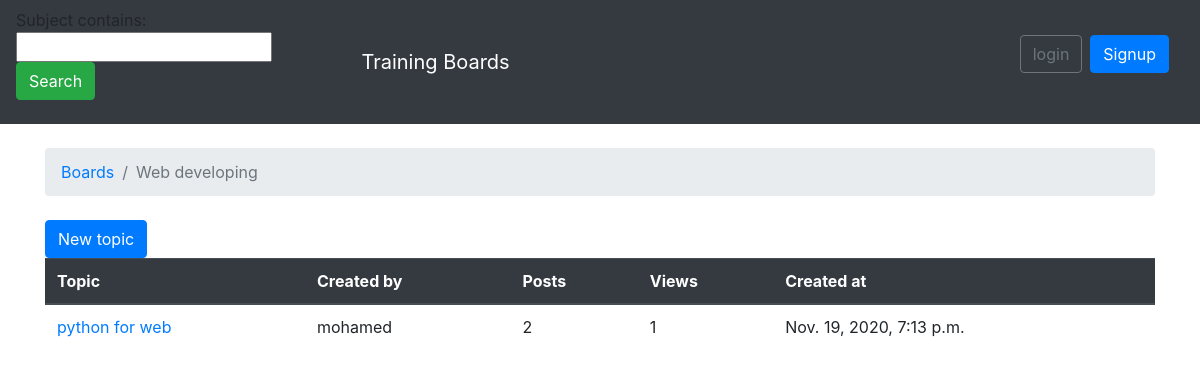
The app's page /boards/1/, older data.
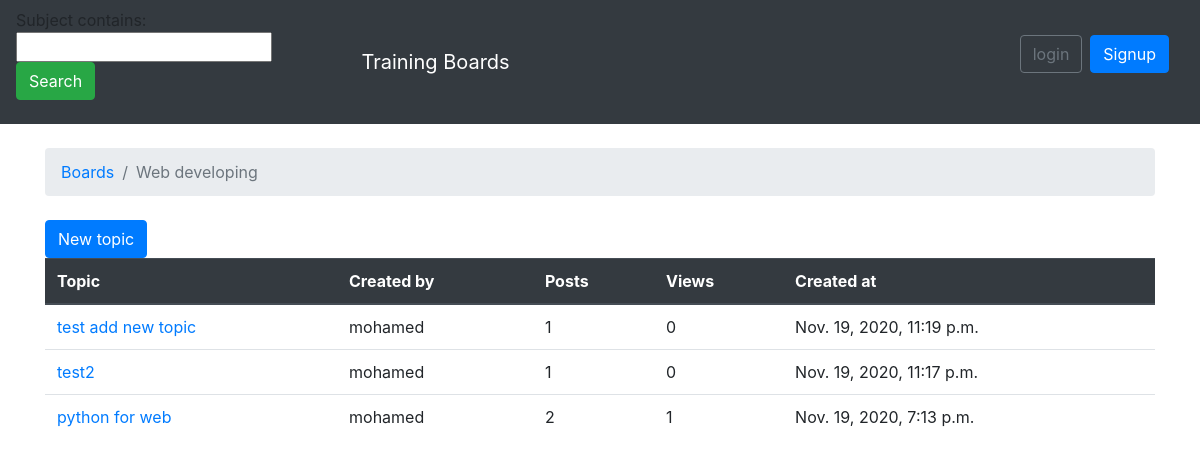
The same page, newer data.
### boards/models.py (models this page shows, shortened)
class Topic(models.Model):
    subject = models.CharField(max_length=255)
    board = models.ForeignKey(Board, related_name= 'topics', on_delete=models.CASCADE)
    created_by = models.ForeignKey(User, related_name= 'topics', on_delete=models.CASCADE)
    created_dt = models.DateTimeField(auto_now_add=True)
    views = models.PositiveIntegerField(default=0)
    updated_by = models.ForeignKey(User, null=True, related_name='+', on_delete=models.CASCADE)
    updated_dt = models.DateTimeField(null=True)

### boards/views.py (the view)
# urls.py: path('boards/<int:board_id>/',views.board_topics,name='board_topics'),
def board_topics(request,board_id):
    board = get_object_or_404(Board,pk=board_id)
    queryset = board.topics.order_by('-created_dt').annotate(comments=Count('posts'))
    page = request.GET.get('page',1)
    myfilter = TopicFilter(request.GET, queryset=queryset)
    queryset= myfilter.qs
    paginator = Paginator(queryset,20)
    try:
        topics = paginator.page(page)
    except PageNotAnInteger:
        topics = paginator.page(1)
    except EmptyPage:
        topics = paginator.page(paginator.num_pages)
    return render(request,'topics.html',{'board':board,'topics':topics, 'myfilter':myfilter})

### templates/topics.html (shortened to what this page needs)
{% extends 'base.html' %}
{%block search%}
<form class="form-inline" method="GET">
        {{myfilter.form}}
   <button class="btn btn-success" type="submit">Search</button>
 </form>
{%endblock search%}
{% block  breadcrumb %}
               <li class="breadcrumb-item"><a href="{% url 'home' %}"> Boards</a></li>
               <li class="breadcrumb-item active">{{board.name}}</li>
 {% endblock breadcrumb %}
          {% block content %}
            <a href="{% url 'new_topic' board.pk %}" class="btn btn-primary">New topic</a>
            <table class="table">
                    <thead class="thead-dark">
                    <tr>
                         <th>Topic</th>
                         <th>Created by</th>
                         <th>Posts</th>
                         <th>Views</th>
                         <th>Created at</th>
                    </tr>
                    </thead>
                    <tbody>
                    {% for topic in topics %}
                    <tr>
                        <td><a href="{% url 'topic_posts' board.pk topic.pk%}">{{ topic.subject }}</a></td>
                        <td>{{topic.created_by.username}}</td>
                        <td>{{topic.comments}}</td>
                        <td>{{topic.views}}</td>
                        <td>{{ topic.created_dt}}</td>
                    {% endfor %}
                    </tbody>
            </table>
          {% endblock content %}

Row changes from the older to the newer data that the page shows:
added Topic: subject "test add new topic", created_by.username "mohamed", comments "1", views "0", created_dt "Nov. 19, 2020, 11:19 p.m."
added Topic: subject "test2", created_by.username "mohamed", comments "1", views "0", created_dt "Nov. 19, 2020, 11:17 p.m."
